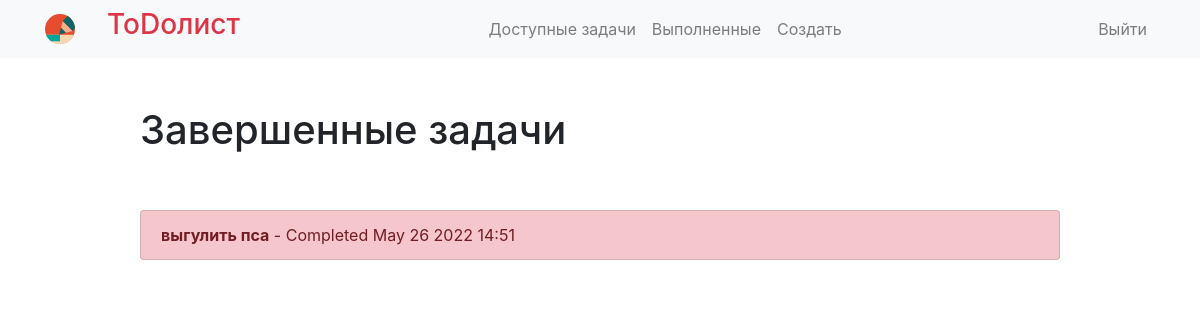
The page /completed/ (signed in) on the database as committed earlier.
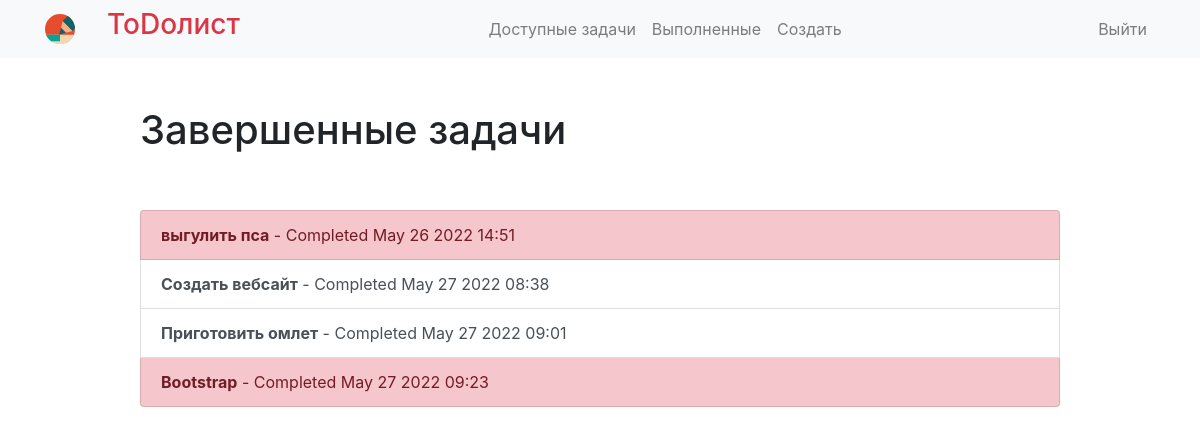
The same page on the database as committed later.
### todo/models.py (models this page shows, shortened)
class Todo(models.Model):
    title = models.CharField(max_length=100)  # в заголовках небольше 200символов
    memo = models.TextField(blank=True)  # описание, blank=True - заполнение поля необязательное
    created = models.DateTimeField(auto_now=True)  # отображается не только дата, но и время
    datecompleted = models.DateTimeField(null=True, blank=True)
    important = models.BooleanField(default=False)  # важность задачи, по умолчанию не важная задача
    user = models.ForeignKey(User, on_delete=models.CASCADE)

### todo/views.py (the view)
# urls.py: path('completed/', views.completedtodos, name='completedtodos'),  # просмотр завершенных задач
@login_required
def completedtodos(request):
    todos = Todo.objects.filter(user=request.user, datecompleted__isnull=False).order_by('datecompleted')
    return render(request, 'todo/completedtodos.html', {'todos': todos})

### todo/templates/todo/completedtodos.html
{% extends 'todo/base.html' %}
{% block content %}
    <div class="row justify-content-center mt-5">
        <div class="col-md-10">
            <h1>Завершенные задачи</h1>
        </div>
    </div>
    <div class="row justify-content-center mt-5">
        <div class="col-md-10">
            <div class="list-group">
                {% for todo in todos %}
                    <a href="{% url 'viewtodo' todo.id %}"
                       class="list-group-item list-group-item-action{% if todo.important %}
                       list-group-item-danger{% endif %}"><b>{{ todo.title }}</b>
                        - Completed {{ todo.datecompleted|date:'M j Y H:i' }}</a>
                {% endfor %}
            </div>
        </div>
    </div>
{% endblock %}

Rows that differ between the two databases and show on the page:
now on this page (row edited): Todo: title "Создать вебсайт", datecompleted "May 27 2022 08:38", important False (drawn)
now on this page (row edited): Todo: title "Приготовить омлет", datecompleted "May 27 2022 09:01", important False (drawn)
added Todo: title "Bootstrap", datecompleted "May 27 2022 09:23", important True (drawn)
